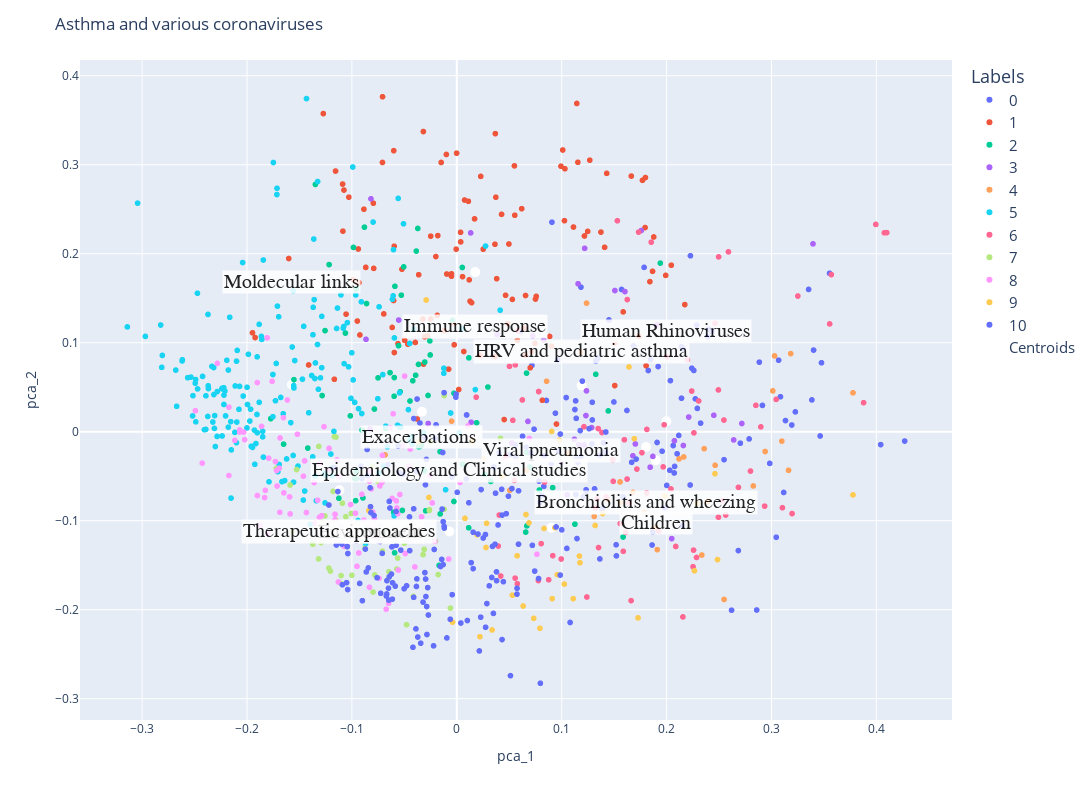

Write notebook code for a chart like this one.
### Code cell
fig_clusters_before.update_layout(
    autosize=False,
    width=1100,
    height=800)
